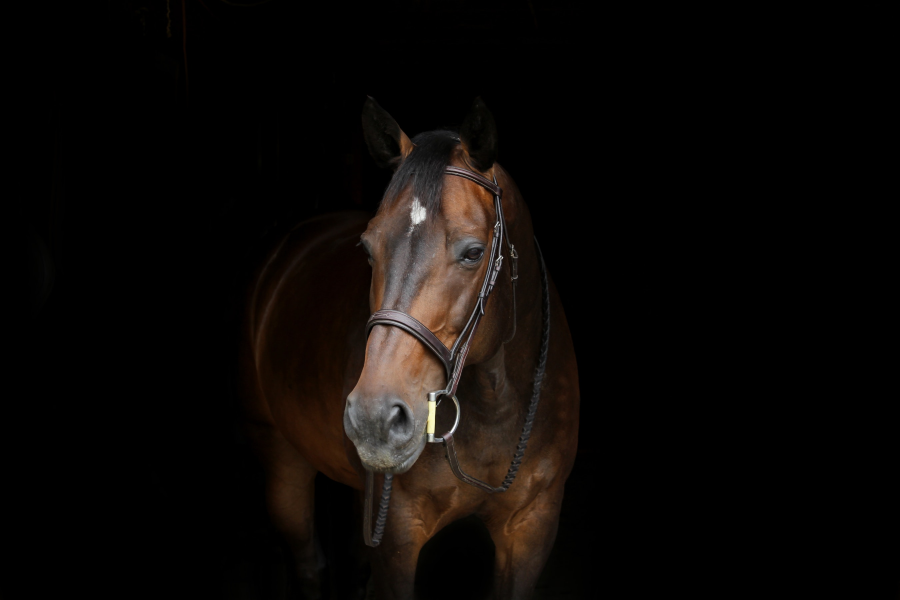
#> input picture Datos/caballo.jpg, 2700 x 1800 px (shown at 1/3 size)
$ jupyter execute Histogramas.ipynb   (shell and % lines are left out)
#> lines starting #> are read from the running program, lines starting #| are printed output that depends on the picture
# Histogramas

Una buena explicación de qué son los histogramas: http://www.cambridgeincolour.com/tutorials/histograms1.htm

[cell 1]
import cv2
import numpy as np
import matplotlib.pyplot as plt

## Histogramas de imágenes con OpenCV

Recuerda que Matplotlib espera recibir imágenes en RGB a diferencia de OpenCV que espera imágenes en BGR. Por lo tanto, si usamos OpenCV para ralizar operaciones en los canales, debemos asegurarnos de mantener el modelo original BGR. Sin embargo, si queremos visualizar estos resultados, debemos hacer la conversión a RGB.

----

[cell 2]
caballo = cv2.imread('../Datos/caballo.jpg')
#> caballo is the input picture: shape (1800, 2700, 3); mean B, G, R 6.9, 8.9, 12
mostrar_caballo = cv2.cvtColor(caballo, cv2.COLOR_BGR2RGB)

arcoiris = cv2.imread('../Datos/arcoiris.jpg')
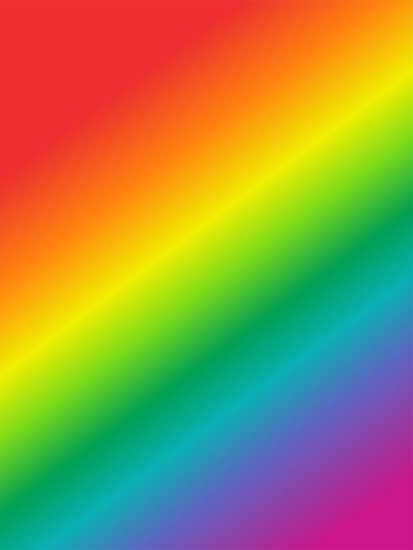
#> input picture Datos/arcoiris.jpg, 413 x 550 px
#> arcoiris is the input picture: shape (550, 413, 3); mean B, G, R 72.8, 142.3, 152.3
mostrar_arcoiris =cv2.cvtColor(arcoiris, cv2.COLOR_BGR2RGB)

ladrillos = cv2.imread('../Datos/ladrillos.jpg')
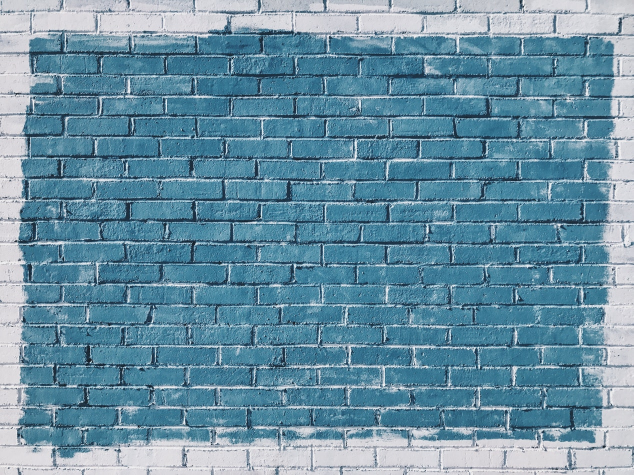
#> input picture Datos/ladrillos.jpg, 1267 x 950 px (shown at 1/2 size)
#> ladrillos is the input picture: shape (950, 1267, 3); mean B, G, R 163.5, 144, 104.9
mostrar_ladrillos = cv2.cvtColor(ladrillos, cv2.COLOR_BGR2RGB)

[cell 3]
plt.imshow(mostrar_caballo)

[cell 4]
# RECUERDA QUE MATPLOTLIB IMSHOW ESPERA IMAGENES EN RGB!
plt.imshow(caballo)

[cell 5]
plt.imshow(mostrar_arcoiris)

[cell 6]
plt.imshow(mostrar_ladrillos)

### Histograma de OpenCV

**cv2.calcHist(images, channels, mask, histSize, ranges[, hist[, accumulate]])**

* images : es la imagen de origen de tipo uint8 o float32. Debe ser pasada entre corchetes, ej. [img].
* channels : también debe ser pasado entre corchetes. Es el índice del canal para el que queremos calcular el histograma. Por ejemplo, si la imagen de entrada está en escala de grises, su valor es [0]. Para imágenes de colores, puedes pasar [0], [1] o [2] para calcular los histogramas de los canales azul, verde y rojo, respectivamente.
* mask : máscara de imagen. Para obtener el histograma de la imagen completa, debe pasarse "None". Pero si se desea obtener el histograma para una region en particular, se debe crear primero una máscara y pasarla como argumento.
* histSize : esto representa la cantidad de contenedores (bins). Debe ser pasado entre corchetes. Para la escala completa, se pasa [256].
* ranges : éste es nuestro rango. Normalemente es [0,256].

[cell 7]
hist_values = cv2.calcHist([ladrillos],channels=[0],mask=None,histSize=[256],ranges=[0,256])
#> hist_values = 256 values, max 19329 at index 150, min 0 at index 0, mean 4701.8

[cell 8]
hist_values.shape
#> Out = (256, 1)

[cell 9]
plt.plot(hist_values)
#> figure, not shown here; curve peaks at x = 150, y = 19329

[cell 10]
hist_values = cv2.calcHist([caballo],channels=[0],mask=None,histSize=[256],ranges=[0,256])
#> hist_values = 256 values, max 3726045 at index 0, min 10 at index 246, mean 18984.4

[cell 11]
plt.plot(hist_values)
#> figure, not shown here; curve peaks at x = 0, y = 3726045

[cell 12]
plt.imshow(mostrar_caballo)

## Plotting 3 Color Histograms

[cell 13]
img = ladrillos
color = ('b','g','r')
for i,col in enumerate(color):
    histr = cv2.calcHist([img],[i],None,[256],[0,256])
    plt.plot(histr,color = col)
    plt.xlim([0,256])
plt.title('Imagen de ladrillos azules')
plt.show()
#> figure, not shown here; curve peaks at x = 150, y = 19329; curve peaks at x = 124, y = 17804; curve peaks at x = 63, y = 16885

[cell 14]
img = caballo
color = ('b','g','r')
for i,col in enumerate(color):
    histr = cv2.calcHist([img],[i],None,[256],[0,256])
    plt.plot(histr,color = col)
    plt.xlim([0,256])
plt.title('Imagen de caballo oscuro')
plt.show()
#> figure, not shown here; curve peaks at x = 0, y = 3726045; curve peaks at x = 0, y = 3605157; curve peaks at x = 0, y = 3582424

[cell 15]
img = arcoiris
color = ('b','g','r')
for i,col in enumerate(color):
    histr = cv2.calcHist([img],[i],None,[256],[0,256])
    plt.plot(histr,color = col)
    plt.xlim([0,256])
plt.title('Imagen de arco iris')
plt.show()
#> figure, not shown here; curve peaks at x = 48, y = 20751; curve peaks at x = 46, y = 18708; curve peaks at x = 236, y = 20471

### Enmascaramiento

Podemos crear máscaras para ciertas regiones de la imagen.

[cell 16]
img = arcoiris

[cell 17]
img.shape
#> Out = (550, 413, 3)

[cell 18]
# crear una máscara
mask = np.zeros(img.shape[:2], np.uint8)
mask[300:400, 100:400] = 255

[cell 19]
plt.imshow(mask,cmap='gray')

[cell 20]
masked_img = cv2.bitwise_and(img,img,mask = mask)
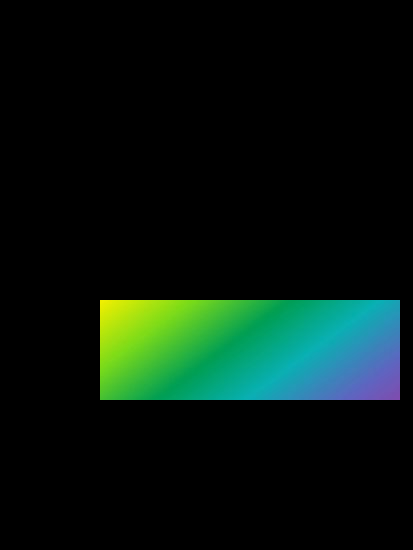
#> masked_img: shape (550, 413, 3); mean B, G, R 14.7, 22.5, 6.8
mostrar_masked_img = cv2.bitwise_and(mostrar_arcoiris,mostrar_arcoiris,mask = mask)

[cell 21]
plt.imshow(mostrar_masked_img)

[cell 22]
hist_mask_values_red = cv2.calcHist([arcoiris],channels=[2],mask=mask,histSize=[256],ranges=[0,256])
#> hist_mask_values_red = 256 values, max 1332 at index 1, min 0 at index 221, mean 117.2
hist_full_values_red = cv2.calcHist([arcoiris],channels=[2],mask=None,histSize=[256],ranges=[0,256])
#> hist_full_values_red = 256 values, max 20471 at index 236, min 70 at index 226, mean 887.3

[cell 23]
plt.plot(hist_full_values_red)
plt.title('Histograma de valores ROJOS de la imagen completa')
#> figure, not shown here; curve peaks at x = 236, y = 20471

[cell 24]
plt.plot(hist_mask_values_red)
plt.title('Histograma de valores ROJOS del area enmascarada')
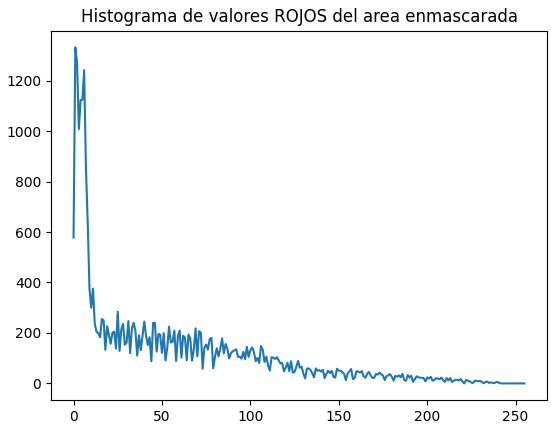
#> figure drawn by matplotlib, 1 panel; curve peaks at x = 1, y = 1332

# Equalización de Histograma

Leer: https://en.wikipedia.org/wiki/Histogram_equalization

[cell 25]
gorila = cv2.imread('../Datos/gorila.jpg',0)
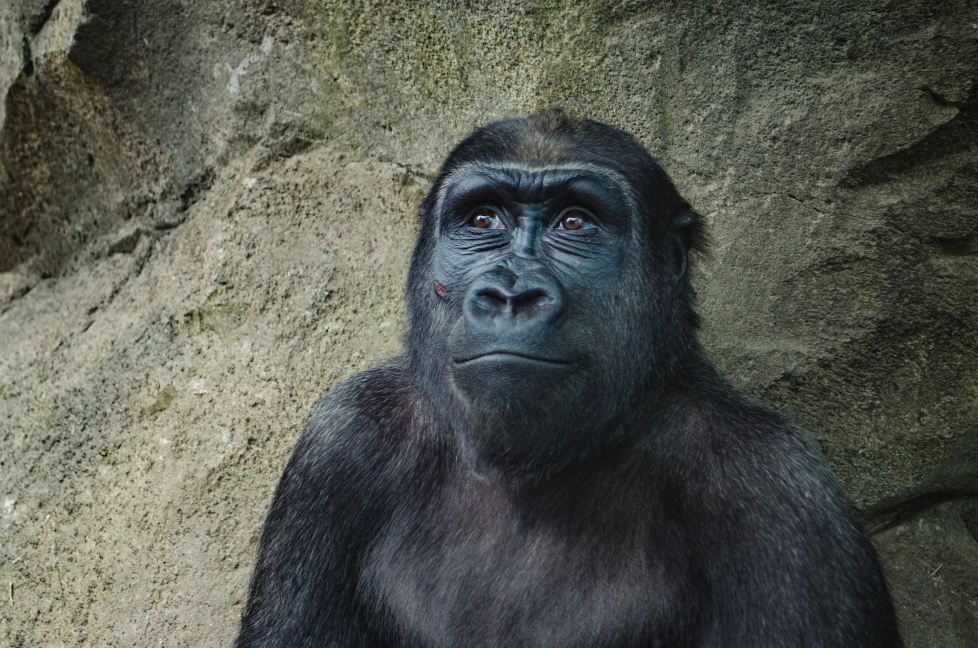
#> input picture Datos/gorila.jpg, 1955 x 1295 px (shown at 1/2 size)
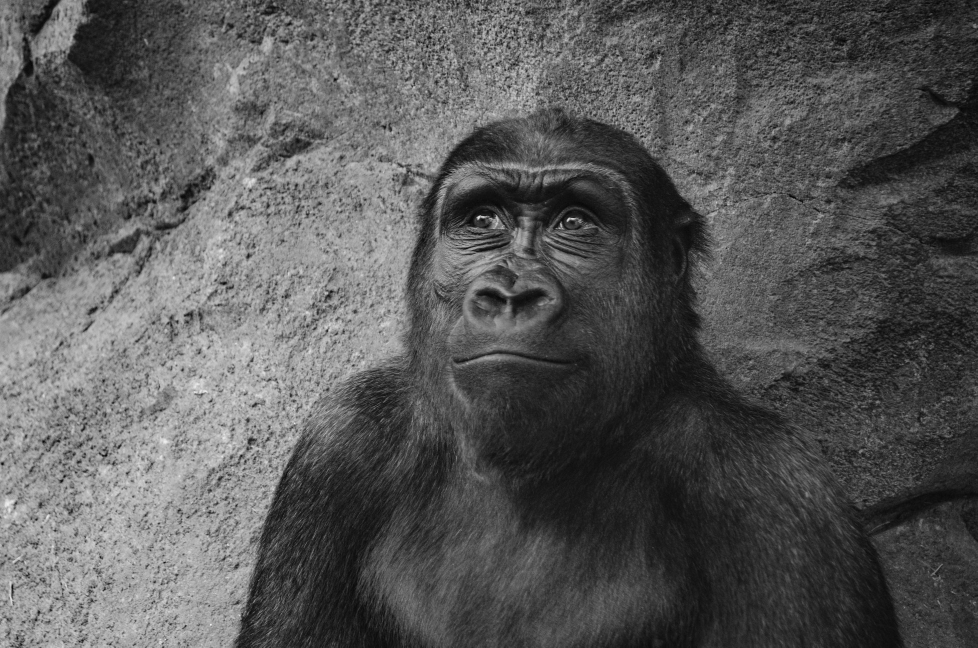
#> gorila: shape (1295, 1955) (shown at 1/2 size); min 0, max 255, mean 87.1

[cell 26]
def display(img,cmap=None):
    fig = plt.figure(figsize=(10,8))
    ax = fig.add_subplot(111)
    ax.imshow(img,cmap)

## Un sólo canal (Escala de grises)

[cell 27]
display(gorila,cmap='gray')

[cell 28]
hist_values = cv2.calcHist([gorila],channels=[0],mask=None,histSize=[256],ranges=[0,256])
#> hist_values = 256 values, max 24421 at index 38, min 0 at index 242, mean 9889.6

[cell 29]
plt.plot(hist_values)
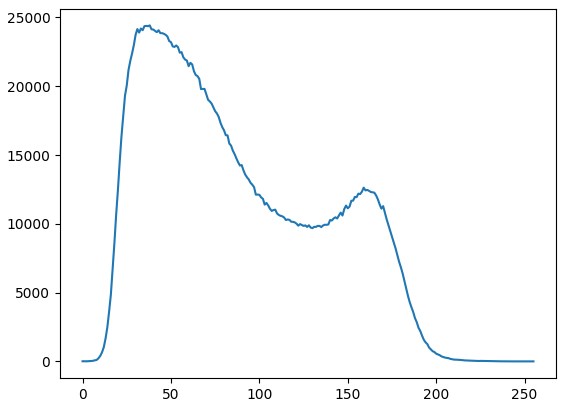
#> figure drawn by matplotlib, 1 panel; curve peaks at x = 38, y = 24421

[cell 30]
eq_gorila = cv2.equalizeHist(gorila)
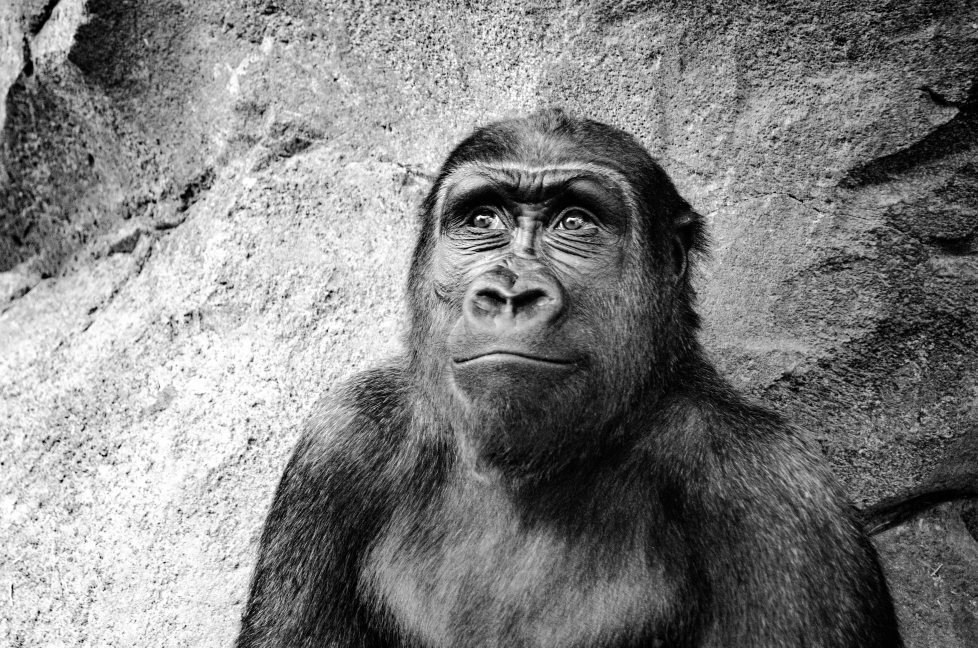
#> eq_gorila: shape (1295, 1955) (shown at 1/2 size); min 0, max 255, mean 128.3

[cell 31]
display(eq_gorila,cmap='gray')

[cell 32]
hist_values = cv2.calcHist([eq_gorila],channels=[0],mask=None,histSize=[256],ranges=[0,256])
#> hist_values = 256 values, max 24421 at index 45, min 0 at index 6, mean 9889.6

[cell 33]
plt.plot(hist_values)
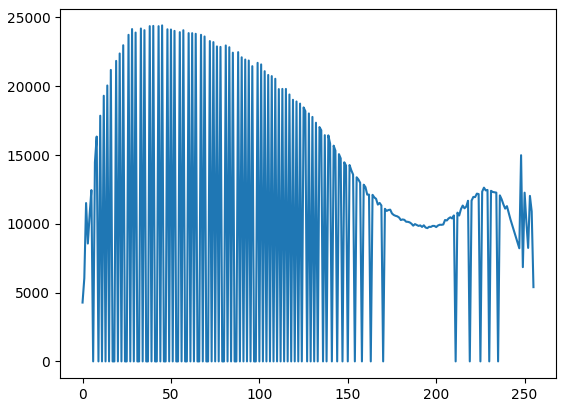
#> figure drawn by matplotlib, 1 panel; curve peaks at x = 45, y = 24421

## Imágenes a color

[cell 34]
gorila_color = cv2.imread('../Datos/gorila.jpg')
#> gorila_color is the input picture: shape (1295, 1955, 3); mean B, G, R 80.4, 88.9, 86
mostrar_gorila = cv2.cvtColor(gorila_color,cv2.COLOR_BGR2RGB)
# Convert to HSV colorspace
hsv = cv2.cvtColor(gorila_color, cv2.COLOR_BGR2HSV)
#> hsv: shape (1295, 1955, 3); mean H, S, V 59, 46.4, 91.6

[cell 35]
display(mostrar_gorila)

[cell 36]
# Tomar el canal V
hsv[:,:,2]

[cell 37]
hsv[:,:,2] = cv2.equalizeHist(hsv[:,:,2])
#> hsv: shape (1295, 1955, 3); mean H, S, V 59, 46.4, 128.3

[cell 38]
# Convertir de vuelta a RGB para visualizar
eq_gorila_color = cv2.cvtColor(hsv, cv2.COLOR_HSV2RGB)
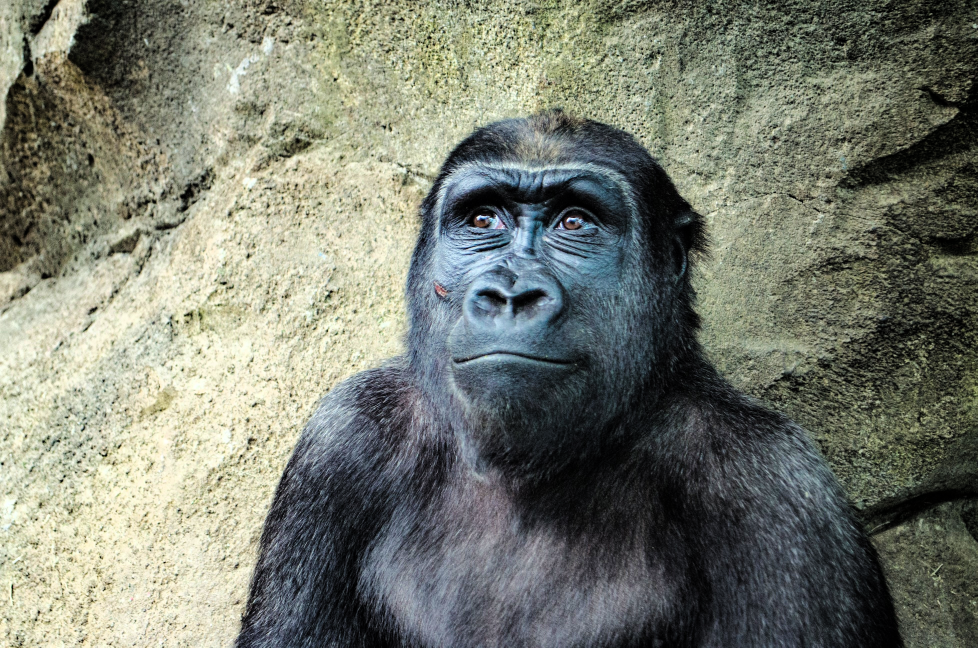
#> eq_gorila_color: shape (1295, 1955, 3) (shown at 1/2 size); mean R, G, B 120.3, 124.4, 112.1
display(eq_gorila_color)
